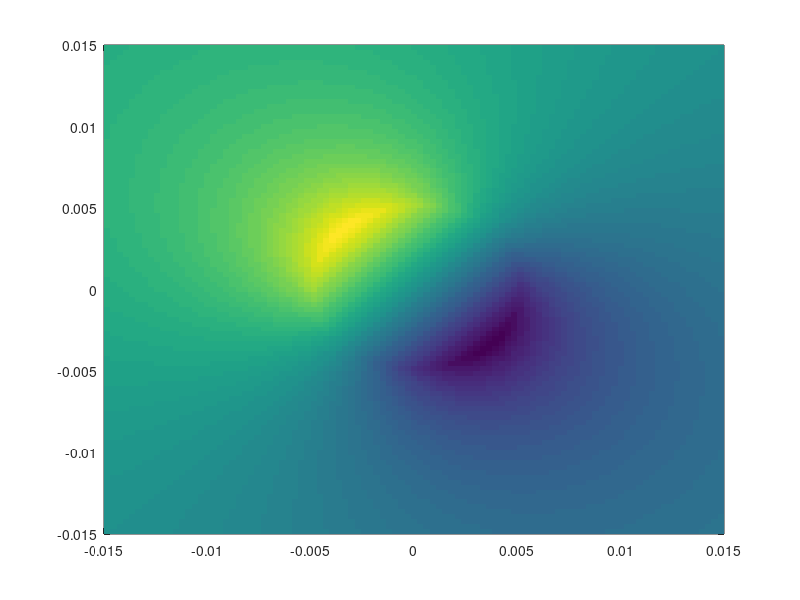
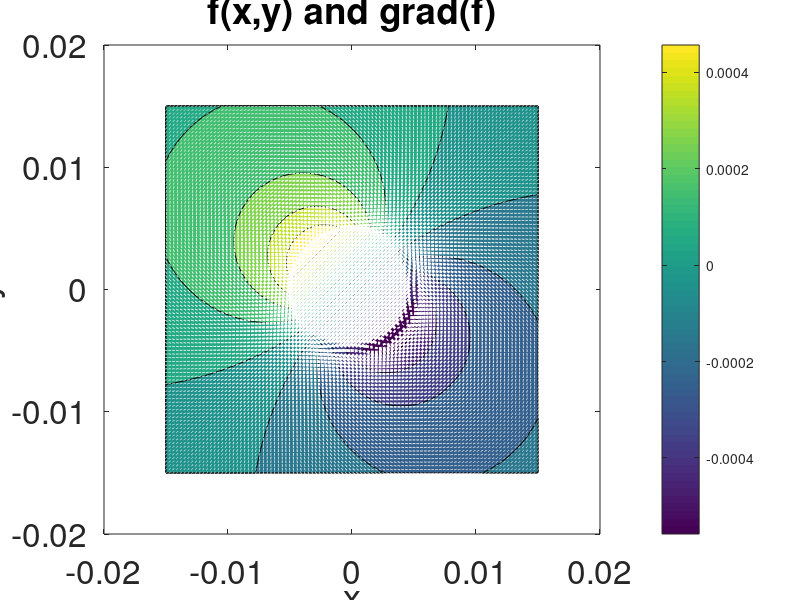

The MATLAB script that drew these images, in order: (Note: this script raises an error after producing the figures.)
%% Multidimensional function and partial derivatives:  grad and div (laplacian and curl also useful)
lx=100;
ly=100;
%constants
I=10;
a=0.005;
m0=(4*pi)*10.^(-7);

x = linspace(-3*a,3*a,lx);
y = linspace(-3*a,3*a,ly);
[X,Y]=meshgrid(x,y);
%f=exp(-(X.^2)/2/2).*exp(-Y.^2/2/1);

f = zeros(100,100);
for i=1:100
    for j=1:100
        if (sqrt(x(i).^2 +y(j).^2) < a)
            f(i,j) = ((m0.*I)/(2.*pi.*a.^2).*sqrt(x(i).^2+y(j).^2)).*(-y(j)/sqrt(x(i).^2+y(j).^2)+(x(i)./sqrt(x(i).^2+y(j).^2)));
        else
            f(i,j) = ((m0.*I)/(2.*pi.*sqrt(x(i).^2+y(j).^2))).*(-y(j)/sqrt(x(i).^2+y(j).^2)+(x(i)./sqrt(x(i).^2+y(j).^2)));
        end %if 
    end %for
end %for

%% plotter
figure(1);
pcolor(x,y,f);
shading flat;
hold off;

figure(2);
contourf(x,y,f);
xlabel('x');
ylabel('y');
xlim([-0.02 0.02]);
ylim([-0.02 0.02]);
title('f(x,y) and grad(f)');
colorbar;
hold off;

%gradient of scalar function
dx=x(2)-x(1);
dy=y(2)-y(1);

%% Gradient
gradx=zeros(size(f));
grady=zeros(size(f));

%x component of gradient
gradx(:,1)=(f(:,2)-f(:,1))/dx;
for ix=2:lx-1
    gradx(:,ix)=(f(:,ix+1)-f(:,ix-1))/2/dx;    %\partial/\partial x
end %for
gradx(:,lx)=(f(:,lx)-f(:,lx-1))/dx;

%y component of gradient
grady(1,:)=(f(2,:)-f(1,:))/dy;
for iy=2:ly-1
    grady(iy,:)=(f(iy+1,:)-f(iy-1,:))/2/dy;    %\partial/\partial y
end %for
grady(ly,:)=(f(ly,:)-f(ly-1,:))/dy;

%add quiver on top of color plot
hold on;
quiver(X,Y,gradx,grady,'Color','white','LineWidth',2);
set(gca,'FontSize',24);



%% Curl Numerical

%forward difference at the beginning
dy_dx(1)=(y(2)-y(1))/dx;

%centered difference on the interior
for ix=2:lx-1
    dy_dx(ix)=(y(ix+1)-y(ix-1))/2/dx;
end %for

%backward difference at the end
dy_dx(lx)=(y(lx)-y(lx-1))/dx;

plot(x,dy_dx,'k--');

curl_B=curlx-curly;
figure(3);
imagesc(x,y,curl_B);
xlabel('x');
ylabel('y');
title('Curl of B');
hold on;
colorbar;
%quiver(X,Y,dx_dy,dy_dx,'Color','white','LineWidth',2);
set(gca,'FontSize',24);
hold off;

%% Curl Analytical
f = zeros(100,100);
for i=1:100
    for j=1:100
        if (sqrt(x(i).^2 +y(j).^2) < a)
            f(i,j) = 2*((m0.*I)/(2.*pi.*a.^2)); %Hand calculated curl 
        else
            f(i,j) = 0; %Hand calculated curl 
        end %if 
    end %for
end %for

figure(4);
imagesc(x,y,f);
xlabel('x');
ylabel('y');
title('Analytical Curl of B');
colorbar;
shading flat; 
